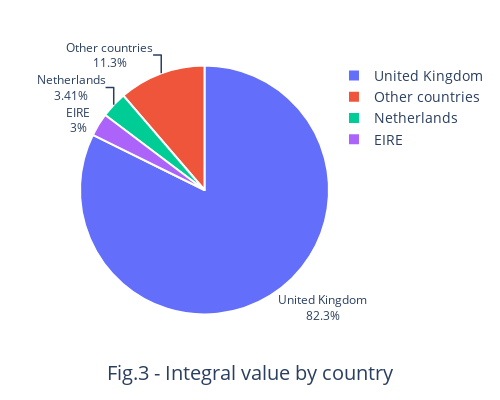

The code cell stored with this chart in its notebook:
### Code cell
plot_counter = 3
fig = px.pie(data_frame=temp, values=temp.values, names=temp.index, height=400,
    width=500) 
fig.update_traces(textposition='outside', 
                  textinfo='percent+label', #+value
                  marker=dict(line=dict(color='#FFFFFF', width=2)),
                  textfont_size=12) 

 

fig.update_layout(
    title=dict(
        text=f'Fig.{plot_counter} - Integral value by country',
        x=.5, y=0.05, xanchor='center'),
        font_size=14,
        #legend = dict(font = dict(size = 13, color = "black"))
)

fig.show()

fig.write_image(path_figures + f'fig_{plot_counter}.png')

### Figure 1 — Plotly figure (JSON) as saved in the notebook; plotly's stock layout.template omitted (floating-point values rounded to 4 significant figures)
{"data": [{"domain": {"x": [0, 1], "y": [0, 1]}, "hovertemplate": "Country=%{label}<br>value=%{value}<extra></extra>", "labels": ["United Kingdom", "Netherlands", "EIRE", "Other countries"], "legendgroup": "", "marker": {"line": {"color": "#FFFFFF", "width": 2}}, "name": "", "showlegend": true, "textfont": {"size": 12}, "textinfo": "percent+label", "textposition": "outside", "type": "pie", "values": [6831156, 283400.0, 249000.0, 937800.0]}], "layout": {"font": {"size": 14}, "height": 400, "legend": {"tracegroupgap": 0}, "margin": {"t": 60}, "title": {"text": "Fig.3 - Integral value by country", "x": 0.5, "xanchor": "center", "y": 0.05}, "width": 500}}
